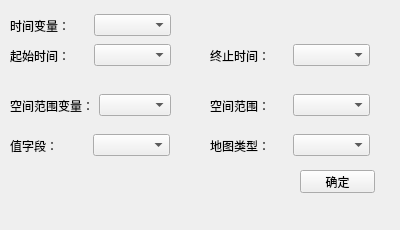
<?xml version="1.0" encoding="UTF-8"?>
<ui version="4.0">
 <class>Form</class>
 <widget class="QWidget" name="Form">
  <property name="geometry">
   <rect>
    <x>0</x>
    <y>0</y>
    <width>400</width>
    <height>230</height>
   </rect>
  </property>
  <property name="windowTitle">
   <string>Form</string>
  </property>
  <widget class="QPushButton" name="pushButton">
   <property name="geometry">
    <rect>
     <x>300</x>
     <y>170</y>
     <width>75</width>
     <height>23</height>
    </rect>
   </property>
   <property name="text">
    <string>确定</string>
   </property>
  </widget>
  <widget class="QWidget" name="horizontalLayoutWidget_6">
   <property name="geometry">
    <rect>
     <x>210</x>
     <y>90</y>
     <width>160</width>
     <height>31</height>
    </rect>
   </property>
   <layout class="QHBoxLayout" name="horizontalLayout_6">
    <item>
     <widget class="QLabel" name="label_6">
      <property name="text">
       <string>空间范围：</string>
      </property>
     </widget>
    </item>
    <item>
     <widget class="QComboBox" name="comboBox_6"/>
    </item>
   </layout>
  </widget>
  <widget class="QWidget" name="horizontalLayoutWidget_2">
   <property name="geometry">
    <rect>
     <x>10</x>
     <y>90</y>
     <width>161</width>
     <height>31</height>
    </rect>
   </property>
   <layout class="QHBoxLayout" name="horizontalLayout_2">
    <item>
     <widget class="QLabel" name="label_4">
      <property name="text">
       <string>空间范围变量：</string>
      </property>
     </widget>
    </item>
    <item>
     <widget class="QComboBox" name="comboBox_4"/>
    </item>
   </layout>
  </widget>
  <widget class="QWidget" name="horizontalLayoutWidget">
   <property name="geometry">
    <rect>
     <x>10</x>
     <y>10</y>
     <width>161</width>
     <height>31</height>
    </rect>
   </property>
   <layout class="QHBoxLayout" name="horizontalLayout">
    <item>
     <widget class="QLabel" name="label">
      <property name="text">
       <string>时间变量：</string>
      </property>
     </widget>
    </item>
    <item>
     <widget class="QComboBox" name="comboBox"/>
    </item>
   </layout>
  </widget>
  <widget class="QWidget" name="horizontalLayoutWidget_5">
   <property name="geometry">
    <rect>
     <x>210</x>
     <y>40</y>
     <width>160</width>
     <height>31</height>
    </rect>
   </property>
   <layout class="QHBoxLayout" name="horizontalLayout_5">
    <item>
     <widget class="QLabel" name="label_3">
      <property name="text">
       <string>终止时间：</string>
      </property>
     </widget>
    </item>
    <item>
     <widget class="QComboBox" name="comboBox_2"/>
    </item>
   </layout>
  </widget>
  <widget class="QWidget" name="horizontalLayoutWidget_3">
   <property name="geometry">
    <rect>
     <x>10</x>
     <y>40</y>
     <width>161</width>
     <height>31</height>
    </rect>
   </property>
   <layout class="QHBoxLayout" name="horizontalLayout_3">
    <item>
     <widget class="QLabel" name="label_2">
      <property name="text">
       <string>起始时间：</string>
      </property>
     </widget>
    </item>
    <item>
     <widget class="QComboBox" name="comboBox_3"/>
    </item>
   </layout>
  </widget>
  <widget class="QWidget" name="horizontalLayoutWidget_7">
   <property name="geometry">
    <rect>
     <x>210</x>
     <y>130</y>
     <width>160</width>
     <height>31</height>
    </rect>
   </property>
   <layout class="QHBoxLayout" name="horizontalLayout_7">
    <item>
     <widget class="QLabel" name="label_7">
      <property name="text">
       <string>地图类型：</string>
      </property>
     </widget>
    </item>
    <item>
     <widget class="QComboBox" name="comboBox_7"/>
    </item>
   </layout>
  </widget>
  <widget class="QWidget" name="horizontalLayoutWidget_8">
   <property name="geometry">
    <rect>
     <x>10</x>
     <y>130</y>
     <width>160</width>
     <height>31</height>
    </rect>
   </property>
   <layout class="QHBoxLayout" name="horizontalLayout_8">
    <item>
     <widget class="QLabel" name="label_8">
      <property name="text">
       <string>值字段：</string>
      </property>
     </widget>
    </item>
    <item>
     <widget class="QComboBox" name="comboBox_8"/>
    </item>
   </layout>
  </widget>
 </widget>
 <resources/>
 <connections/>
</ui>
